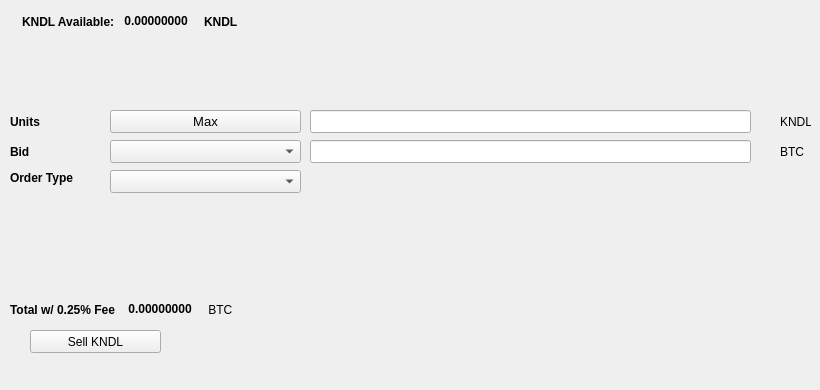
   <widget class="QWidget" name="SellTab">
    <attribute name="title">
     <string>Sell</string>
    </attribute>
    <widget class="QLabel" name="label_16">
     <property name="geometry">
      <rect>
       <x>780</x>
       <y>140</y>
       <width>31</width>
       <height>23</height>
      </rect>
     </property>
     <property name="text">
      <string>BTC</string>
     </property>
    </widget>
    <widget class="QComboBox" name="SellBidcomboBox">
     <property name="geometry">
      <rect>
       <x>110</x>
       <y>140</y>
       <width>191</width>
       <height>23</height>
      </rect>
     </property>
     <property name="font">
      <font>
       <pointsize>10</pointsize>
      </font>
     </property>
    </widget>
    <widget class="QLabel" name="label_18">
     <property name="geometry">
      <rect>
       <x>10</x>
       <y>110</y>
       <width>46</width>
       <height>23</height>
      </rect>
     </property>
     <property name="font">
      <font>
       <weight>75</weight>
       <bold>true</bold>
      </font>
     </property>
     <property name="text">
      <string>Units</string>
     </property>
    </widget>
    <widget class="QPushButton" name="Sell_Max_Amount">
     <property name="geometry">
      <rect>
       <x>110</x>
       <y>110</y>
       <width>191</width>
       <height>23</height>
      </rect>
     </property>
     <property name="font">
      <font>
       <pointsize>10</pointsize>
      </font>
     </property>
     <property name="text">
      <string>Max</string>
     </property>
    </widget>
    <widget class="QLabel" name="label_20">
     <property name="geometry">
      <rect>
       <x>10</x>
       <y>170</y>
       <width>91</width>
       <height>16</height>
      </rect>
     </property>
     <property name="font">
      <font>
       <weight>75</weight>
       <bold>true</bold>
      </font>
     </property>
     <property name="text">
      <string>Order Type</string>
     </property>
    </widget>
    <widget class="QComboBox" name="SellOrdertypeCombo">
     <property name="geometry">
      <rect>
       <x>110</x>
       <y>170</y>
       <width>191</width>
       <height>23</height>
      </rect>
     </property>
     <property name="font">
      <font>
       <pointsize>10</pointsize>
      </font>
     </property>
    </widget>
    <widget class="QLabel" name="label_21">
     <property name="geometry">
      <rect>
       <x>10</x>
       <y>140</y>
       <width>46</width>
       <height>23</height>
      </rect>
     </property>
     <property name="font">
      <font>
       <weight>75</weight>
       <bold>true</bold>
      </font>
     </property>
     <property name="text">
      <string>Bid</string>
     </property>
    </widget>
    <widget class="QLabel" name="label_22">
     <property name="geometry">
      <rect>
       <x>780</x>
       <y>110</y>
       <width>31</width>
       <height>23</height>
      </rect>
     </property>
     <property name="text">
      <string>KNDL</string>
     </property>
    </widget>
    <widget class="QLineEdit" name="UnitsInputKNDL">
     <property name="geometry">
      <rect>
       <x>310</x>
       <y>110</y>
       <width>441</width>
       <height>23</height>
      </rect>
     </property>
     <property name="font">
      <font>
       <pointsize>9</pointsize>
       <weight>75</weight>
       <bold>true</bold>
      </font>
     </property>
    </widget>
    <widget class="QLineEdit" name="SellBidPriceEdit">
     <property name="geometry">
      <rect>
       <x>310</x>
       <y>140</y>
       <width>441</width>
       <height>23</height>
      </rect>
     </property>
     <property name="font">
      <font>
       <pointsize>9</pointsize>
       <weight>75</weight>
       <bold>true</bold>
      </font>
     </property>
    </widget>
    <widget class="QPushButton" name="SellKNDLBTN">
     <property name="geometry">
      <rect>
       <x>30</x>
       <y>330</y>
       <width>131</width>
       <height>23</height>
      </rect>
     </property>
     <property name="text">
      <string>Sell KNDL</string>
     </property>
     <property name="icon">
      <iconset resource="../kandle">
       <normaloff>:/icons/bitcoin</normaloff>:/icons/bitcoin</iconset>
     </property>
    </widget>
    <widget class="QWidget" name="layoutWidget3">
     <property name="geometry">
      <rect>
       <x>22</x>
       <y>12</y>
       <width>258</width>
       <height>19</height>
      </rect>
     </property>
     <layout class="QHBoxLayout" name="horizontalLayout">
      <item>
       <widget class="QLabel" name="label232_2">
        <property name="font">
         <font>
          <weight>75</weight>
          <bold>true</bold>
         </font>
        </property>
        <property name="text">
         <string>KNDL Available:</string>
        </property>
       </widget>
      </item>
      <item>
       <widget class="QLabel" name="KNDLAvailableLabel">
        <property name="palette">
         <palette>
          <active>
           <colorrole role="WindowText">
            <brush brushstyle="SolidPattern">
             <color alpha="255">
              <red>0</red>
              <green>0</green>
              <blue>0</blue>
             </color>
            </brush>
           </colorrole>
           <colorrole role="Button">
            <brush brushstyle="SolidPattern">
             <color alpha="255">
              <red>0</red>
              <green>170</green>
              <blue>0</blue>
             </color>
            </brush>
           </colorrole>
           <colorrole role="Light">
            <brush brushstyle="SolidPattern">
             <color alpha="255">
              <red>0</red>
              <green>255</green>
              <blue>0</blue>
             </color>
            </brush>
           </colorrole>
           <colorrole role="Midlight">
            <brush brushstyle="SolidPattern">
             <color alpha="255">
              <red>0</red>
              <green>212</green>
              <blue>0</blue>
             </color>
            </brush>
           </colorrole>
           <colorrole role="Dark">
            <brush brushstyle="SolidPattern">
             <color alpha="255">
              <red>0</red>
              <green>85</green>
              <blue>0</blue>
             </color>
            </brush>
           </colorrole>
           <colorrole role="Mid">
            <brush brushstyle="SolidPattern">
             <color alpha="255">
              <red>0</red>
              <green>113</green>
              <blue>0</blue>
             </color>
            </brush>
           </colorrole>
           <colorrole role="Text">
            <brush brushstyle="SolidPattern">
             <color alpha="255">
              <red>0</red>
              <green>170</green>
              <blue>0</blue>
             </color>
            </brush>
           </colorrole>
           <colorrole role="BrightText">
            <brush brushstyle="SolidPattern">
             <color alpha="255">
              <red>255</red>
              <green>255</green>
              <blue>255</blue>
             </color>
            </brush>
           </colorrole>
           <colorrole role="ButtonText">
            <brush brushstyle="SolidPattern">
             <color alpha="255">
              <red>0</red>
              <green>0</green>
              <blue>0</blue>
             </color>
            </brush>
           </colorrole>
           <colorrole role="Base">
            <brush brushstyle="SolidPattern">
             <color alpha="255">
              <red>255</red>
              <green>255</green>
              <blue>255</blue>
             </color>
            </brush>
           </colorrole>
           <colorrole role="Window">
            <brush brushstyle="SolidPattern">
             <color alpha="255">
              <red>0</red>
              <green>170</green>
              <blue>0</blue>
             </color>
            </brush>
           </colorrole>
           <colorrole role="Shadow">
            <brush brushstyle="SolidPattern">
             <color alpha="255">
              <red>0</red>
              <green>0</green>
              <blue>0</blue>
             </color>
            </brush>
           </colorrole>
           <colorrole role="AlternateBase">
            <brush brushstyle="SolidPattern">
             <color alpha="255">
              <red>127</red>
              <green>212</green>
              <blue>127</blue>
             </color>
            </brush>
           </colorrole>
           <colorrole role="ToolTipBase">
            <brush brushstyle="SolidPattern">
             <color alpha="255">
              <red>255</red>
              <green>255</green>
              <blue>220</blue>
             </color>
            </brush>
           </colorrole>
           <colorrole role="ToolTipText">
            <brush brushstyle="SolidPattern">
             <color alpha="255">
              <red>0</red>
              <green>0</green>
              <blue>0</blue>
             </color>
            </brush>
           </colorrole>
          </active>
          <inactive>
           <colorrole role="WindowText">
            <brush brushstyle="SolidPattern">
             <color alpha="255">
              <red>0</red>
              <green>0</green>
              <blue>0</blue>
             </color>
            </brush>
           </colorrole>
           <colorrole role="Button">
            <brush brushstyle="SolidPattern">
             <color alpha="255">
              <red>0</red>
              <green>170</green>
              <blue>0</blue>
             </color>
            </brush>
           </colorrole>
           <colorrole role="Light">
            <brush brushstyle="SolidPattern">
             <color alpha="255">
              <red>0</red>
              <green>255</green>
              <blue>0</blue>
             </color>
            </brush>
           </colorrole>
           <colorrole role="Midlight">
            <brush brushstyle="SolidPattern">
             <color alpha="255">
              <red>0</red>
              <green>212</green>
              <blue>0</blue>
             </color>
            </brush>
           </colorrole>
           <colorrole role="Dark">
            <brush brushstyle="SolidPattern">
             <color alpha="255">
              <red>0</red>
              <green>85</green>
              <blue>0</blue>
             </color>
            </brush>
           </colorrole>
           <colorrole role="Mid">
            <brush brushstyle="SolidPattern">
             <color alpha="255">
              <red>0</red>
              <green>113</green>
              <blue>0</blue>
             </color>
            </brush>
           </colorrole>
           <colorrole role="Text">
            <brush brushstyle="SolidPattern">
             <color alpha="255">
              <red>0</red>
              <green>170</green>
              <blue>0</blue>
             </color>
            </brush>
           </colorrole>
           <colorrole role="BrightText">
            <brush brushstyle="SolidPattern">
             <color alpha="255">
              <red>255</red>
              <green>255</green>
              <blue>255</blue>
             </color>
            </brush>
           </colorrole>
           <colorrole role="ButtonText">
            <brush brushstyle="SolidPattern">
             <color alpha="255">
              <red>0</red>
              <green>0</green>
              <blue>0</blue>
             </color>
            </brush>
           </colorrole>
           <colorrole role="Base">
            <brush brushstyle="SolidPattern">
             <color alpha="255">
              <red>255</red>
              <green>255</green>
              <blue>255</blue>
             </color>
            </brush>
           </colorrole>
           <colorrole role="Window">
            <brush brushstyle="SolidPattern">
             <color alpha="255">
              <red>0</red>
              <green>170</green>
              <blue>0</blue>
             </color>
            </brush>
           </colorrole>
           <colorrole role="Shadow">
            <brush brushstyle="SolidPattern">
             <color alpha="255">
              <red>0</red>
              <green>0</green>
              <blue>0</blue>
             </color>
            </brush>
           </colorrole>
           <colorrole role="AlternateBase">
            <brush brushstyle="SolidPattern">
             <color alpha="255">
              <red>127</red>
              <green>212</green>
              <blue>127</blue>
             </color>
            </brush>
           </colorrole>
           <colorrole role="ToolTipBase">
            <brush brushstyle="SolidPattern">
             <color alpha="255">
              <red>255</red>
              <green>255</green>
              <blue>220</blue>
             </color>
            </brush>
           </colorrole>
           <colorrole role="ToolTipText">
            <brush brushstyle="SolidPattern">
             <color alpha="255">
              <red>0</red>
              <green>0</green>
              <blue>0</blue>
             </color>
            </brush>
           </colorrole>
          </inactive>
          <disabled>
           <colorrole role="WindowText">
            <brush brushstyle="SolidPattern">
             <color alpha="255">
              <red>0</red>
              <green>85</green>
              <blue>0</blue>
             </color>
            </brush>
           </colorrole>
           <colorrole role="Button">
            <brush brushstyle="SolidPattern">
             <color alpha="255">
              <red>0</red>
              <green>170</green>
              <blue>0</blue>
             </color>
            </brush>
           </colorrole>
           <colorrole role="Light">
            <brush brushstyle="SolidPattern">
             <color alpha="255">
              <red>0</red>
              <green>255</green>
              <blue>0</blue>
             </color>
            </brush>
           </colorrole>
           <colorrole role="Midlight">
            <brush brushstyle="SolidPattern">
             <color alpha="255">
              <red>0</red>
              <green>212</green>
              <blue>0</blue>
             </color>
            </brush>
           </colorrole>
           <colorrole role="Dark">
            <brush brushstyle="SolidPattern">
             <color alpha="255">
              <red>0</red>
              <green>85</green>
              <blue>0</blue>
             </color>
            </brush>
           </colorrole>
           <colorrole role="Mid">
            <brush brushstyle="SolidPattern">
             <color alpha="255">
              <red>0</red>
              <green>113</green>
              <blue>0</blue>
             </color>
            </brush>
           </colorrole>
           <colorrole role="Text">
            <brush brushstyle="SolidPattern">
             <color alpha="255">
              <red>0</red>
              <green>85</green>
              <blue>0</blue>
             </color>
            </brush>
           </colorrole>
           <colorrole role="BrightText">
            <brush brushstyle="SolidPattern">
             <color alpha="255">
              <red>255</red>
              <green>255</green>
              <blue>255</blue>
             </color>
            </brush>
           </colorrole>
           <colorrole role="ButtonText">
            <brush brushstyle="SolidPattern">
             <color alpha="255">
              <red>0</red>
              <green>85</green>
              <blue>0</blue>
             </color>
            </brush>
           </colorrole>
           <colorrole role="Base">
            <brush brushstyle="SolidPattern">
             <color alpha="255">
              <red>0</red>
              <green>170</green>
              <blue>0</blue>
             </color>
            </brush>
           </colorrole>
           <colorrole role="Window">
            <brush brushstyle="SolidPattern">
             <color alpha="255">
              <red>0</red>
              <green>170</green>
              <blue>0</blue>
             </color>
            </brush>
           </colorrole>
           <colorrole role="Shadow">
            <brush brushstyle="SolidPattern">
             <color alpha="255">
              <red>0</red>
              <green>0</green>
              <blue>0</blue>
             </color>
            </brush>
           </colorrole>
           <colorrole role="AlternateBase">
            <brush brushstyle="SolidPattern">
             <color alpha="255">
              <red>0</red>
              <green>170</green>
              <blue>0</blue>
             </color>
            </brush>
           </colorrole>
           <colorrole role="ToolTipBase">
            <brush brushstyle="SolidPattern">
             <color alpha="255">
              <red>255</red>
              <green>255</green>
              <blue>220</blue>
             </color>
            </brush>
           </colorrole>
           <colorrole role="ToolTipText">
            <brush brushstyle="SolidPattern">
             <color alpha="255">
              <red>0</red>
              <green>0</green>
              <blue>0</blue>
             </color>
            </brush>
           </colorrole>
          </disabled>
         </palette>
        </property>
        <property name="font">
         <font>
          <weight>75</weight>
          <bold>true</bold>
         </font>
        </property>
        <property name="text">
         <string> 0.00000000 </string>
        </property>
        <property name="textInteractionFlags">
         <set>Qt::LinksAccessibleByMouse|Qt::TextSelectableByKeyboard|Qt::TextSelectableByMouse</set>
        </property>
       </widget>
      </item>
      <item>
       <widget class="QLabel" name="labelKNDL">
        <property name="font">
         <font>
          <weight>75</weight>
          <bold>true</bold>
         </font>
        </property>
        <property name="text">
         <string>KNDL</string>
        </property>
       </widget>
      </item>
     </layout>
    </widget>
    <widget class="QWidget" name="layoutWidget">
     <property name="geometry">
      <rect>
       <x>10</x>
       <y>300</y>
       <width>268</width>
       <height>19</height>
      </rect>
     </property>
     <layout class="QHBoxLayout" name="horizontalLayout_2">
      <item>
       <widget class="QLabel" name="label_19">
        <property name="font">
         <font>
          <weight>75</weight>
          <bold>true</bold>
         </font>
        </property>
        <property name="text">
         <string>Total w/ 0.25% Fee </string>
        </property>
       </widget>
      </item>
      <item>
       <widget class="QLabel" name="SellCostLabel">
        <property name="palette">
         <palette>
          <active>
           <colorrole role="WindowText">
            <brush brushstyle="SolidPattern">
             <color alpha="255">
              <red>0</red>
              <green>0</green>
              <blue>0</blue>
             </color>
            </brush>
           </colorrole>
           <colorrole role="Button">
            <brush brushstyle="SolidPattern">
             <color alpha="255">
              <red>0</red>
              <green>170</green>
              <blue>0</blue>
             </color>
            </brush>
           </colorrole>
           <colorrole role="Light">
            <brush brushstyle="SolidPattern">
             <color alpha="255">
              <red>0</red>
              <green>255</green>
              <blue>0</blue>
             </color>
            </brush>
           </colorrole>
           <colorrole role="Midlight">
            <brush brushstyle="SolidPattern">
             <color alpha="255">
              <red>0</red>
              <green>212</green>
              <blue>0</blue>
             </color>
            </brush>
           </colorrole>
           <colorrole role="Dark">
            <brush brushstyle="SolidPattern">
             <color alpha="255">
              <red>0</red>
              <green>85</green>
              <blue>0</blue>
             </color>
            </brush>
           </colorrole>
           <colorrole role="Mid">
            <brush brushstyle="SolidPattern">
             <color alpha="255">
              <red>0</red>
              <green>113</green>
              <blue>0</blue>
             </color>
            </brush>
           </colorrole>
           <colorrole role="Text">
            <brush brushstyle="SolidPattern">
             <color alpha="255">
              <red>0</red>
              <green>170</green>
              <blue>0</blue>
             </color>
            </brush>
           </colorrole>
           <colorrole role="BrightText">
            <brush brushstyle="SolidPattern">
             <color alpha="255">
              <red>255</red>
              <green>255</green>
              <blue>255</blue>
             </color>
            </brush>
           </colorrole>
           <colorrole role="ButtonText">
            <brush brushstyle="SolidPattern">
             <color alpha="255">
              <red>0</red>
              <green>0</green>
              <blue>0</blue>
             </color>
            </brush>
           </colorrole>
           <colorrole role="Base">
            <brush brushstyle="SolidPattern">
             <color alpha="255">
              <red>255</red>
              <green>255</green>
              <blue>255</blue>
             </color>
            </brush>
           </colorrole>
           <colorrole role="Window">
            <brush brushstyle="SolidPattern">
             <color alpha="255">
              <red>0</red>
              <green>170</green>
              <blue>0</blue>
             </color>
            </brush>
           </colorrole>
           <colorrole role="Shadow">
            <brush brushstyle="SolidPattern">
             <color alpha="255">
              <red>0</red>
              <green>0</green>
              <blue>0</blue>
             </color>
            </brush>
           </colorrole>
           <colorrole role="AlternateBase">
            <brush brushstyle="SolidPattern">
             <color alpha="255">
              <red>127</red>
              <green>212</green>
              <blue>127</blue>
             </color>
            </brush>
           </colorrole>
           <colorrole role="ToolTipBase">
            <brush brushstyle="SolidPattern">
             <color alpha="255">
              <red>255</red>
              <green>255</green>
              <blue>220</blue>
             </color>
            </brush>
           </colorrole>
           <colorrole role="ToolTipText">
            <brush brushstyle="SolidPattern">
             <color alpha="255">
              <red>0</red>
              <green>0</green>
              <blue>0</blue>
             </color>
            </brush>
           </colorrole>
          </active>
          <inactive>
           <colorrole role="WindowText">
            <brush brushstyle="SolidPattern">
             <color alpha="255">
              <red>0</red>
              <green>0</green>
              <blue>0</blue>
             </color>
            </brush>
           </colorrole>
           <colorrole role="Button">
            <brush brushstyle="SolidPattern">
             <color alpha="255">
              <red>0</red>
              <green>170</green>
              <blue>0</blue>
             </color>
            </brush>
           </colorrole>
           <colorrole role="Light">
            <brush brushstyle="SolidPattern">
             <color alpha="255">
              <red>0</red>
              <green>255</green>
              <blue>0</blue>
             </color>
            </brush>
           </colorrole>
           <colorrole role="Midlight">
            <brush brushstyle="SolidPattern">
             <color alpha="255">
              <red>0</red>
              <green>212</green>
              <blue>0</blue>
             </color>
            </brush>
           </colorrole>
           <colorrole role="Dark">
            <brush brushstyle="SolidPattern">
             <color alpha="255">
              <red>0</red>
              <green>85</green>
              <blue>0</blue>
             </color>
            </brush>
           </colorrole>
           <colorrole role="Mid">
            <brush brushstyle="SolidPattern">
             <color alpha="255">
              <red>0</red>
              <green>113</green>
              <blue>0</blue>
             </color>
            </brush>
           </colorrole>
           <colorrole role="Text">
            <brush brushstyle="SolidPattern">
             <color alpha="255">
              <red>0</red>
              <green>170</green>
              <blue>0</blue>
             </color>
            </brush>
           </colorrole>
           <colorrole role="BrightText">
            <brush brushstyle="SolidPattern">
             <color alpha="255">
              <red>255</red>
              <green>255</green>
              <blue>255</blue>
             </color>
            </brush>
           </colorrole>
           <colorrole role="ButtonText">
            <brush brushstyle="SolidPattern">
             <color alpha="255">
              <red>0</red>
              <green>0</green>
              <blue>0</blue>
             </color>
            </brush>
           </colorrole>
           <colorrole role="Base">
            <brush brushstyle="SolidPattern">
             <color alpha="255">
              <red>255</red>
              <green>255</green>
              <blue>255</blue>
             </color>
            </brush>
           </colorrole>
           <colorrole role="Window">
            <brush brushstyle="SolidPattern">
             <color alpha="255">
              <red>0</red>
              <green>170</green>
              <blue>0</blue>
             </color>
            </brush>
           </colorrole>
           <colorrole role="Shadow">
            <brush brushstyle="SolidPattern">
             <color alpha="255">
              <red>0</red>
              <green>0</green>
              <blue>0</blue>
             </color>
            </brush>
           </colorrole>
           <colorrole role="AlternateBase">
            <brush brushstyle="SolidPattern">
             <color alpha="255">
              <red>127</red>
              <green>212</green>
              <blue>127</blue>
             </color>
            </brush>
           </colorrole>
           <colorrole role="ToolTipBase">
            <brush brushstyle="SolidPattern">
             <color alpha="255">
              <red>255</red>
              <green>255</green>
              <blue>220</blue>
             </color>
            </brush>
           </colorrole>
           <colorrole role="ToolTipText">
            <brush brushstyle="SolidPattern">
             <color alpha="255">
              <red>0</red>
              <green>0</green>
              <blue>0</blue>
             </color>
            </brush>
           </colorrole>
          </inactive>
          <disabled>
           <colorrole role="WindowText">
            <brush brushstyle="SolidPattern">
             <color alpha="255">
              <red>0</red>
              <green>85</green>
              <blue>0</blue>
             </color>
            </brush>
           </colorrole>
           <colorrole role="Button">
            <brush brushstyle="SolidPattern">
             <color alpha="255">
              <red>0</red>
              <green>170</green>
              <blue>0</blue>
             </color>
            </brush>
           </colorrole>
           <colorrole role="Light">
            <brush brushstyle="SolidPattern">
             <color alpha="255">
              <red>0</red>
              <green>255</green>
              <blue>0</blue>
             </color>
            </brush>
           </colorrole>
           <colorrole role="Midlight">
            <brush brushstyle="SolidPattern">
             <color alpha="255">
              <red>0</red>
              <green>212</green>
              <blue>0</blue>
             </color>
            </brush>
           </colorrole>
           <colorrole role="Dark">
            <brush brushstyle="SolidPattern">
             <color alpha="255">
              <red>0</red>
              <green>85</green>
              <blue>0</blue>
             </color>
            </brush>
           </colorrole>
           <colorrole role="Mid">
            <brush brushstyle="SolidPattern">
             <color alpha="255">
              <red>0</red>
              <green>113</green>
              <blue>0</blue>
             </color>
            </brush>
           </colorrole>
           <colorrole role="Text">
            <brush brushstyle="SolidPattern">
             <color alpha="255">
              <red>0</red>
              <green>85</green>
              <blue>0</blue>
             </color>
            </brush>
           </colorrole>
           <colorrole role="BrightText">
            <brush brushstyle="SolidPattern">
             <color alpha="255">
              <red>255</red>
              <green>255</green>
              <blue>255</blue>
             </color>
            </brush>
           </colorrole>
           <colorrole role="ButtonText">
            <brush brushstyle="SolidPattern">
             <color alpha="255">
              <red>0</red>
              <green>85</green>
              <blue>0</blue>
             </color>
            </brush>
           </colorrole>
           <colorrole role="Base">
            <brush brushstyle="SolidPattern">
             <color alpha="255">
              <red>0</red>
              <green>170</green>
              <blue>0</blue>
             </color>
            </brush>
           </colorrole>
           <colorrole role="Window">
            <brush brushstyle="SolidPattern">
             <color alpha="255">
              <red>0</red>
              <green>170</green>
              <blue>0</blue>
             </color>
            </brush>
           </colorrole>
           <colorrole role="Shadow">
            <brush brushstyle="SolidPattern">
             <color alpha="255">
              <red>0</red>
              <green>0</green>
              <blue>0</blue>
             </color>
            </brush>
           </colorrole>
           <colorrole role="AlternateBase">
            <brush brushstyle="SolidPattern">
             <color alpha="255">
              <red>0</red>
              <green>170</green>
              <blue>0</blue>
             </color>
            </brush>
           </colorrole>
           <colorrole role="ToolTipBase">
            <brush brushstyle="SolidPattern">
             <color alpha="255">
              <red>255</red>
              <green>255</green>
              <blue>220</blue>
             </color>
            </brush>
           </colorrole>
           <colorrole role="ToolTipText">
            <brush brushstyle="SolidPattern">
             <color alpha="255">
              <red>0</red>
              <green>0</green>
              <blue>0</blue>
             </color>
            </brush>
           </colorrole>
          </disabled>
         </palette>
        </property>
        <property name="font">
         <font>
          <weight>75</weight>
          <bold>true</bold>
         </font>
        </property>
        <property name="autoFillBackground">
         <bool>false</bool>
        </property>
        <property name="text">
         <string> 0.00000000</string>
        </property>
        <property name="textInteractionFlags">
         <set>Qt::LinksAccessibleByMouse|Qt::TextSelectableByMouse</set>
        </property>
       </widget>
      </item>
      <item>
       <widget class="QLabel" name="label_17">
        <property name="font">
         <font>
          <weight>50</weight>
          <bold>false</bold>
         </font>
        </property>
        <property name="text">
         <string> BTC</string>
        </property>
       </widget>
      </item>
     </layout>
    </widget>
    <widget class="QLabel" name="label_23">
     <property name="geometry">
      <rect>
       <x>460</x>
       <y>300</y>
       <width>281</width>
       <height>81</height>
      </rect>
     </property>
     <property name="text">
      <string/>
     </property>
     <property name="pixmap">
      <pixmap>:/images/bittrex</pixmap>
     </property>
    </widget>
   </widget>
